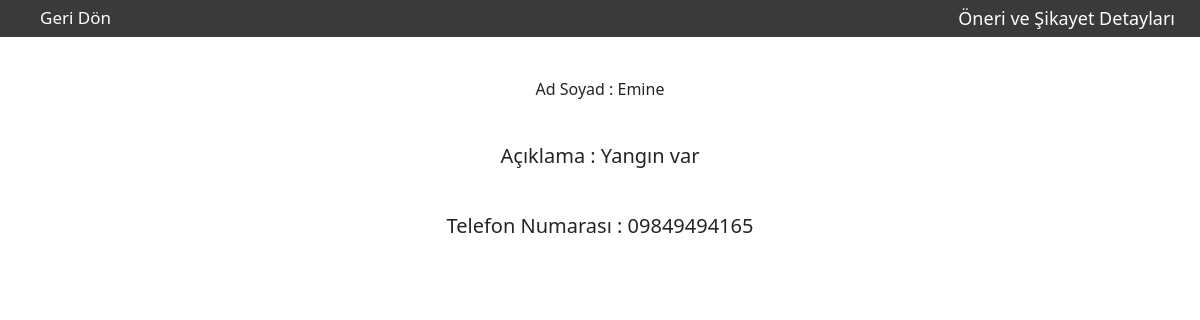
The app's page /onerivesikayet/1/ (signed in) with its own data.
### base/models.py (models this page shows, shortened)
class IstekOneri(models.Model):
    adsoyad = models.CharField(max_length=30,blank=False,null=False)
    acıklama=models.TextField(max_length=300,blank=False,null=False)
    numara = models.CharField(max_length=11,blank=True,null=True)
    create_time = models.DateTimeField(
        auto_now_add=True, blank=True, null=True)
    update_time = models.DateTimeField(auto_now=True,blank=True, null=True)

### base/decorators.py (the view)
        def wrapper_func(request, *args, **kwargs):
            group = None
            if request.user.groups.exists():
                group = request.user.groups.all()[0].name
            if group in allowed_roles:
                return view_func(request, *args, **kwargs)
            else:
                return render(request,'base/404.html')
            return view_func(request, *args, **kwargs)

### base/views.py (called while the page is built)
@login_required(login_url='login')
@allowed_users(allowed_roles=['Admin'])
def OneriVeSikayetDetay(request,pk):
    istek=IstekOneri.objects.get(id=pk)
    context={'istek':istek}
    return render(request,'base/oneri/oneridetay.html',context)

### base/templates/base/oneri/oneridetay.html (shortened to what this page needs)
{% extends 'base/main.html' %} {% block content%} {% load static %}
<link rel="stylesheet" href="{% static 'css/navbar.css' %}" />
</head>
<body>
    <nav>
    <ul class="d-flex justify-content-end text-center">
        <p class="geri li" style="
          position: absolute;
          left: 15px;
          font-size: 18px;
          color: white;
        ">
            <a href="{% url 'onerivesikayet' %}" style="color: white; text-decoration: none; display: block">Geri Dön</a
        >
      </p>
      <li class="li">Öneri ve Şikayet Detayları</li>
    </ul>
  </nav>
{% if istek.image %}
  <div>
    <div style="width: 73%;text-align: center;margin-top: 40px;"><p>{{istek.adsoyad}}</p></div>
    <img src="{{istek.image.url}}" style="width: 25%;height:70%;position: absolute;right: 4%;top: 10%;">
    <div style="margin-top:50px;width: 70%;text-align: center;"><p>{{istek.acıklama}}</p></div>
  </div>
  {% else %}
  <div>
    <div style="text-align: center;margin-top: 40px"><p>Ad Soyad : {{istek.adsoyad}}</p></div>
    <div style="text-align: center;margin-top: 40px;font-size: 20px;width: 84vw;margin-left: 8vw;"><p>Açıklama : {{istek.acıklama}}</p></div>
    <div style="text-align: center;margin-top: 40px;font-size: 20px;width: 84vw;margin-left: 8vw;"><p>Telefon Numarası : {{istek.numara}}</p></div>
  </div>
{% endif %}
{% endblock content%}

### base/static/css/navbar.css (style rules this page uses)
html { overflow-x: hidden; scroll-behavior: smooth; }
nav { background-color: rgb(58, 58, 58); max-height: 37px; }
ul { list-style: none; }
.li { margin-left: 25px; margin-right: 25px; transition: 0.4s; padding-top: 5px; padding-bottom: 5px; font-size: 18px; color: white; }
.li a { position: relative; z-index: 1; text-decoration: none; color: rgb(247, 247, 247); transition: 0.3s; font-size: 17px; }
.li a:after { display: block; position: absolute; left: 0; bottom: 0; right: 0; width: 100%; height: 2px; content: ""; background-color: white; visibility: none; z-index: -1; transform: scaleX(0); transition: 0.4s ease; }

### records on screen
IstekOneri: adsoyad "Emine", acıklama "Yangın var", numara "09849494165"
